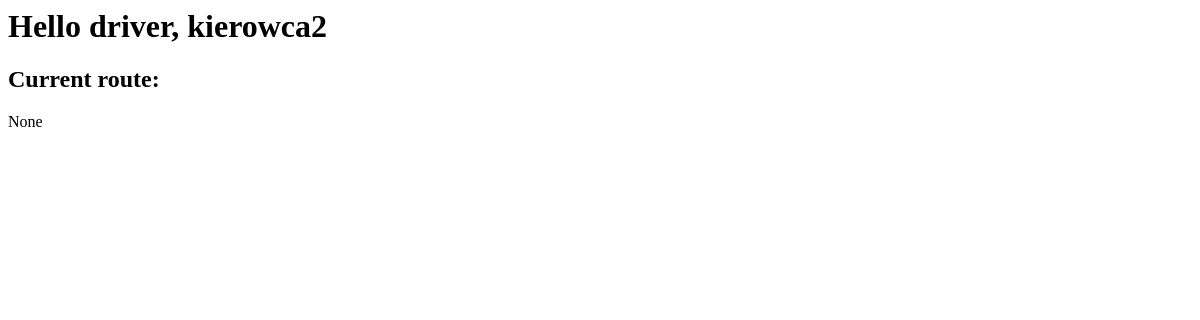
/userpanel (signed in), run on an earlier commit of the app's database.
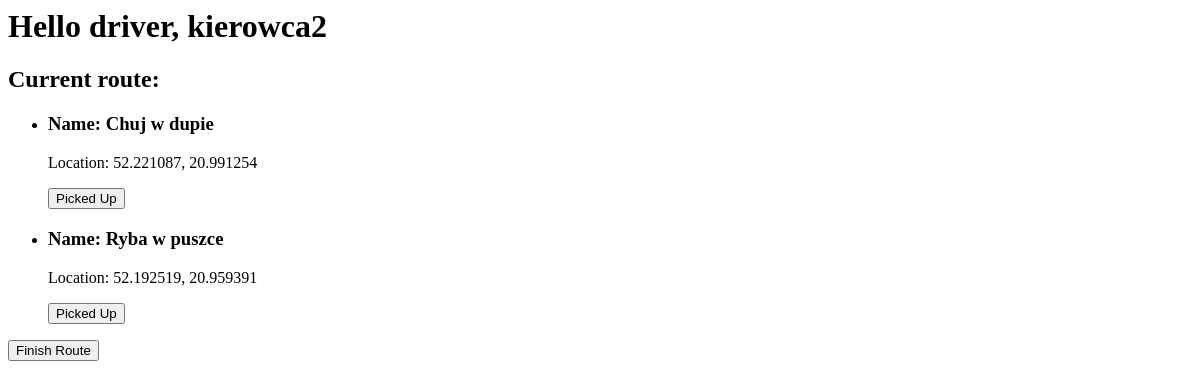
And on a later commit of the database.
### main/models.py (models this page shows, shortened)
class Package(models.Model):
    id = models.UUIDField(primary_key=True, default=uuid.uuid4, editable=False)
    name = models.CharField(max_length=60)
    state = models.CharField(
        max_length=60,
        choices=states,
        default=registered
    )
    sender_email = models.EmailField()
    receiver_email = models.EmailField()
    origin_latitude = models.FloatField()
    origin_longitude = models.FloatField()
    destination_latitude = models.FloatField()
    destination_longitude = models.FloatField()
    origin_warehouse = models.ForeignKey(
        Warehouse,
        related_name="Origin_W",
        on_delete=models.SET_NULL,
        null=True,
        blank=True,
        default=None
    )
    destination_warehouse = models.ForeignKey(
        Warehouse,
        related_name="Destination_W",
        on_delete=models.SET_NULL,
        null=True,
        blank=True,
        default=None
    )
    current_warehouse = models.ForeignKey(
        Warehouse,
        related_name="Current_W",
        on_delete=models.SET_NULL,
        null=True,
        blank=True,
        default=None
    )
    route_id = models.ForeignKey(
        Route,
        related_name="Routes",
        on_delete=models.SET_NULL,
        null=True,
        blank=True,
        default=None
    )
    car_id = models.ForeignKey(
        Car,
        related_name="Cars",
        on_delete=models.SET_NULL,
        null=True,
        blank=True,
        default=None
    )
    route_order = models.IntegerField(null=True, blank=True, default=None)

### main/views.py (the view, shortened to what this page needs)
# urls.py: path('userpanel', views.userpanel, name="userpanel")
def userpanel(request):
    user = request.user
    user_type = user.groups.first().name
    if user_type == 'Drivers':
        driver_routes_data = dataFetcher.fetch_routes_data(user)
        return render(
            request,
            "main/userpanel.html",
            {
                "user_type": user_type,
                "route_points": driver_routes_data['route_points'],
                "route_type": driver_routes_data['route_type']
            }
        )

### main/scripts/dataFetcher.py (called while the page is built)
def fetch_routes_data(user):
    route_points = []
    route_type = None
    if user.driverdata.route_id is not None:
        route_type = user.driverdata.route_id.route_type
        if route_type != "InterWarehouse":
            route_points = list(
                models.Package.objects.filter(route_id=user.driverdata.route_id).order_by("route_order"))
        else:
            package = models.Package.objects.filter(route_id=user.driverdata.route_id).first()
            route_points = [
                (package.destination_warehouse.location_latitude, package.destination_warehouse.location_longitude)]
        HttpResponseRedirect("userpanel")
    return {"route_points": route_points, "route_type": route_type}

### main/templates/main/userpanel.html (shortened to what this page needs)
<html lang="en">
<head>
</head>
<body>
    {% if user_type == 'Drivers' %}
        <h1>Hello driver, {{ user.username }}</h1>
        <h2>Current route: </h2>
        {% if user.driverdata.route_id is not None %}
            <ul>
            {% for route_point in route_points %}
                <li>
                    <h3>Name: {{ route_point.name }}</h3>
                    <p>Location: {{route_point.origin_latitude}}, {{route_point.origin_longitude}}</p>
                    <p>
                        {% if route_point.state == 'Registered' and route_type == "PickUp"%}
                            <form method="post">
                                <button type="submit" name="submit_package" value="{{route_point.id}}">
                                    Picked Up
                                </button>
                            </form>
                        {% else %}
                            Package has been delivered
                        {% endif %}
                    </p>
                </li>
            {% endfor %}
            </ul>
            <p>
                <form method="post">
                    <button type="submit" name="finish_route" value="finish_route">Finish Route</button>
                </form>
            </p>
        {% else %}
            <p>None</p>
        {% endif %}
    {% else %}
        <p>Error</p>
    {% endif %}
</body>
</html>

What changed in the data, as far as the page shows it:
now on this page (row edited): Package: name "Chuj w dupie", origin_latitude "52.221087", origin_longitude "20.991254"
now on this page (row edited): Package: name "Ryba w puszce", origin_latitude "52.192519", origin_longitude "20.959391"
Also different on the page:
text no longer shown: "None"
text now shown: "Finish Route"
